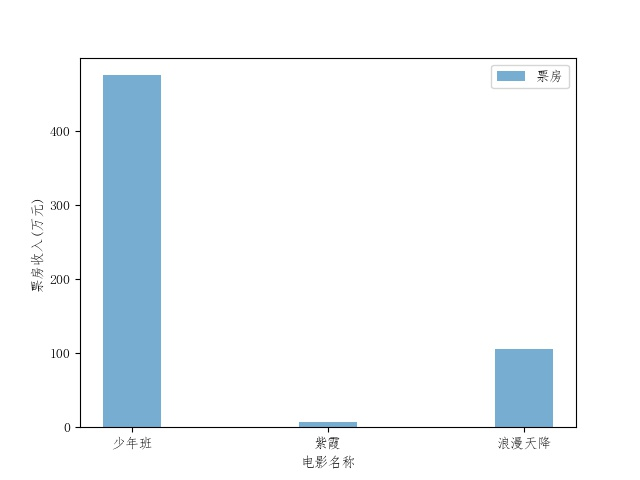

The script that saved this image:
#coding=utf-8
import pandas as pd
import matplotlib.pyplot as plt
#赛题中按照我个人理解不明白涉及列计算的地方在哪
names=['name','s_time','e_time','bor','city']
#数据预处理
df = pd.read_csv('film_log3.csv',sep=';',names=names,usecols=[0,1,2,7,8])
df['s_time'] = pd.to_datetime(df['s_time'])
df['e_time'] = pd.to_datetime(df['e_time'])
df['bor'] = df['bor'].str.split(')').str[1].astype(float)
#计算上映总日期和上映的周数
period = lambda x:(x['e_time'].max()-x['s_time'].min()).days+1
week = lambda y:y//7+(y%7>0)
#选取三部电影
A = df[df['name']=='《少年班》'].drop_duplicates()
B = df[df['name']=='《紫霞》'].drop_duplicates()
C = df[df['name']=='《浪漫天降》'].drop_duplicates()
#各自的上映的总天数
A_period = period(A)
B_period = period(B)
C_period = period(C)
#各自的上映的总周数
A_week = week(A_period)
B_week = week(B_period)
C_week = week(C_period)
#各自的总票房
A_tbor = A['bor'].sum()
B_tbor = B['bor'].sum()
C_tbor = C['bor'].sum()
#各自的周平均票房
A_week_avg= A_tbor/A_week
B_week_avg= B_tbor/B_week
C_week_avg= C_tbor/C_week
#对总票房进行排序 并写入文件
dat = sorted([A_tbor,B_tbor,C_tbor],reverse=True)
with open('ans0302.dat','w') as f:
    f.write('%.6f,%.6f,%.6f'%(dat[0],dat[1],dat[2]))


#对绘制图形的参数进行列表的整合
film_name=[u'少年班',u'紫霞',u'浪漫天降']
week_avg = [A_week_avg,B_week_avg,C_week_avg]

plt.rcParams['font.family']='Fangsong'
fig = plt.figure()
ax = fig.add_subplot(111)
#该方法绘制传参只能传入一个label参数  利用多个bar参数绘制可以有不同颜色的图例，matplotlib的版本问题
ax.bar(range(3),week_avg,0.3,alpha=0.6,tick_label=film_name,label=u'票房')
ax.legend()
ax.set_xlabel(u'电影名称')
ax.set_ylabel(u'票房收入(万元)')
plt.savefig('ans0302.jpg')
plt.show()
